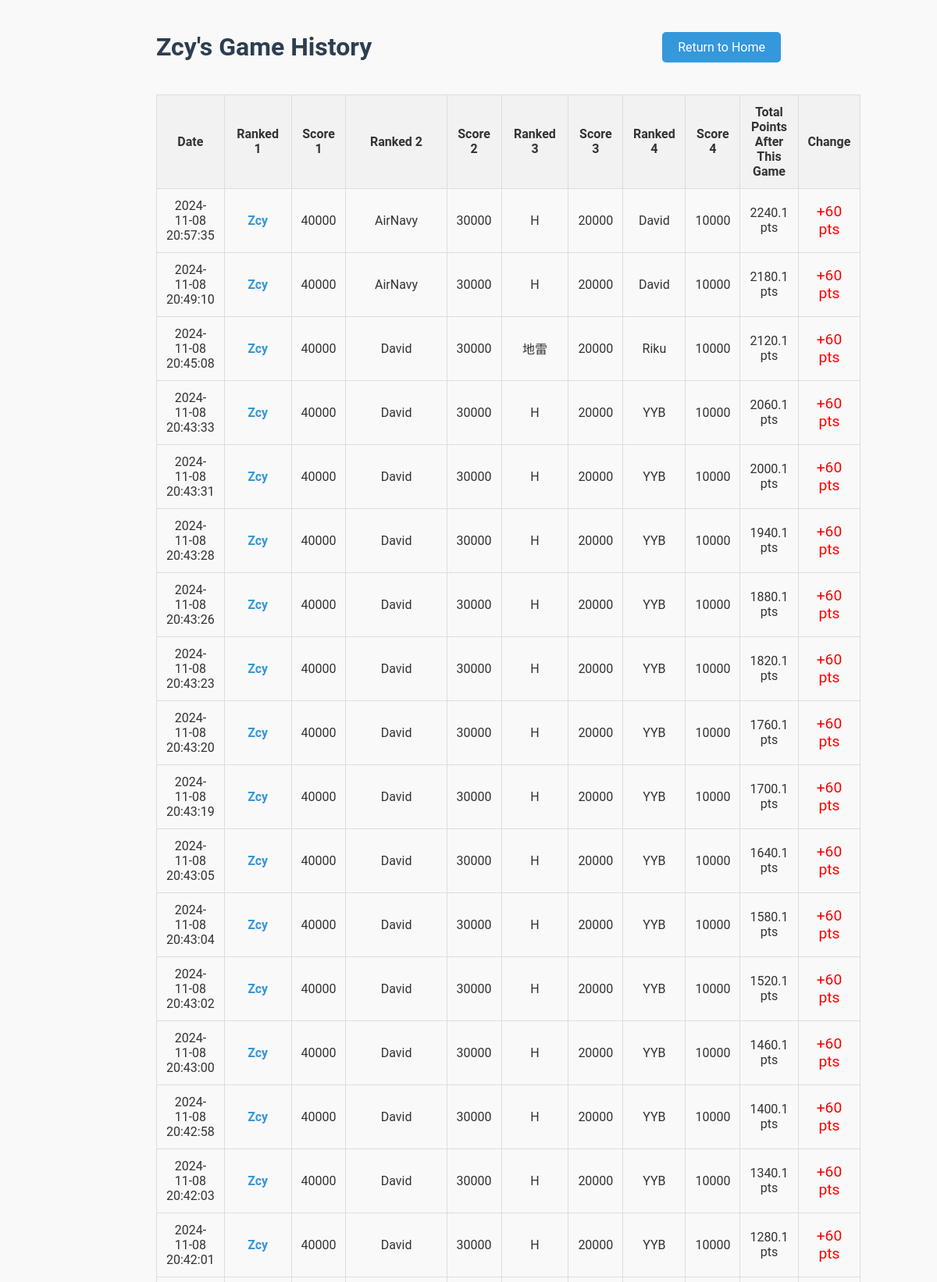
Screenshot of /player/Zcy (upper part) with the database file from the repository.
### tables this page shows
CREATE TABLE games (
    game_id INTEGER PRIMARY KEY AUTOINCREMENT,
    player1 TEXT NOT NULL,
    player2 TEXT NOT NULL,
    player3 TEXT NOT NULL,
    player4 TEXT NOT NULL,
    raw_score1 INTEGER NOT NULL,
    raw_score2 INTEGER NOT NULL,
    raw_score3 INTEGER NOT NULL,
    raw_score4 INTEGER NOT NULL,
    final_score1 INTEGER NOT NULL,
    final_score2 INTEGER NOT NULL,
    final_score3 INTEGER NOT NULL,
    final_score4 INTEGER NOT NULL,
    game_date TIMESTAMP DEFAULT CURRENT_TIMESTAMP
);

### app.py (the view)
@app.route("/player/<player_name>")
def player_statistics(player_name):
    player_name = unquote(player_name)  # Decode the URL-encoded player name
    conn = get_db_connection()
    cursor = conn.cursor()
    cursor.execute("""
    SELECT game_date, player1, player2, player3, player4,
           raw_score1, raw_score2, raw_score3, raw_score4,
           final_score1, final_score2, final_score3, final_score4
    FROM games
    WHERE ? IN (player1, player2, player3, player4)
    ORDER BY game_date DESC
    """, (player_name,))
    games = cursor.fetchall()
    running_total = 0
    processed_games = []
    for game in reversed(games):
        players_and_scores = [
            (game['player1'], game['raw_score1'], game['final_score1']),
            (game['player2'], game['raw_score2'], game['final_score2']),
            (game['player3'], game['raw_score3'], game['final_score3']),
            (game['player4'], game['raw_score4'], game['final_score4'])
        ]
        players_and_scores.sort(key=lambda x: x[2], reverse=True)  # Sort by final score
        current_game_points = None
        for player, raw_score, final_score in players_and_scores:
            if player == player_name:
                current_game_points = final_score
                break
        previous_total = running_total
        running_total += current_game_points  # Update cumulative points
        processed_games.append({
            'game_date': game['game_date'],
            'players_and_scores': players_and_scores,
            'point_change': round(current_game_points, 1),
            'previous_total': round(previous_total, 1),
            'total_points_after_game': round(running_total, 1)  # Round the running total
        })
    processed_games.reverse()
    conn.close()
    return render_template("player_statistics.html", player_name=player_name, games=processed_games)

### app.py (called while the page is built)
def get_db_connection():
    conn = sqlite3.connect('mahjong.db')
    conn.row_factory = sqlite3.Row  # Return rows as dictionaries
    return conn

### templates/player_statistics.html (shortened to what this page needs)
<!DOCTYPE html>
<html lang="en">
<head>
</head>
<body>
    <div class="container">
        <div class="header-row">
            <h1>{{ player_name }}'s Game History</h1>
            <div class="return-button">
                <a href="{{ url_for('home') }}">Return to Home</a>
            </div>
        </div>
        <table>
            <tr>
                <th>Date</th>
                <th>Ranked 1</th>
                <th>Score 1</th>
                <th>Ranked 2</th>
                <th>Score 2</th>
                <th>Ranked 3</th>
                <th>Score 3</th>
                <th>Ranked 4</th>
                <th>Score 4</th>
                <th>Total Points After This Game</th>
                <th>Change</th>
            </tr>
            {% for game in games %}
            <tr>
                <td>{{ game['game_date'] }}</td>
                {% for player, raw_score, final_score in game['players_and_scores'] %}
                <td class="{% if player == player_name %}player-highlight{% endif %}">
                    {{ player }}
                </td>
                <td>{{ raw_score }}</td>
                {% endfor %}
                <td>{{ '%.1f' % game['total_points_after_game'] }} pts</td>
                <td class="point-change {% if game['point_change'] > 0 %}positive-change{% else %}negative-change{% endif %}">
                    {% if game['point_change'] > 0 %}+{% endif %}{{ game['point_change'] }} pts
                </td>
            </tr>
            {% endfor %}
        </table>
    </div>
</body>
</html>

### templates/player_statistics.html (style rules this page uses)
body { font-family: 'Roboto', sans-serif; background-color: #f9f9f9; color: #333; margin: 0; padding: 20px; }
.container { max-width: 800px; margin: 0 auto; }
.header-row { display: flex; justify-content: space-between; align-items: center; margin-bottom: 20px; }
h1 { color: #2c3e50; }
table { width: 100%; border-collapse: collapse; margin-top: 20px; }
th, td { padding: 12px; border: 1px solid #ddd; text-align: center; }
th { background-color: #f2f2f2; }
.player-highlight { font-weight: bold; color: #3498db; }
.point-change { font-size: 1.2em; }
.positive-change { color: red; }
.return-button a { text-decoration: none; background-color: #3498db; color: #ffffff; padding: 10px 20px; border-radius: 5px; transition: background-color 0.3s; }

### rows the page displays
games: game_date "2024-11-08 20:57:35", player1 "Zcy", raw_score1 "40000", player3 "AirNavy", raw_score3 "30000", player2 "H", raw_score2 "20000", player4 "David", raw_score4 "10000", total_points_after_game "2240.1", point_change "60"
games: game_date "2024-11-08 20:49:10", player1 "Zcy", raw_score1 "40000", player3 "AirNavy", raw_score3 "30000", player2 "H", raw_score2 "20000", player4 "David", raw_score4 "10000", total_points_after_game "2180.1", point_change "60"
games: game_date "2024-11-08 20:45:08", player1 "Zcy", raw_score1 "40000", player3 "David", raw_score3 "30000", player2 "地雷", raw_score2 "20000", player4 "Riku", raw_score4 "10000", total_points_after_game "2120.1", point_change "60"
games: game_date "2024-11-08 20:43:33", player1 "Zcy", raw_score1 "40000", player2 "David", raw_score2 "30000", player3 "H", raw_score3 "20000", player4 "YYB", raw_score4 "10000", total_points_after_game "2060.1", point_change "60"
games: game_date "2024-11-08 20:43:31", player1 "Zcy", raw_score1 "40000", player2 "David", raw_score2 "30000", player3 "H", raw_score3 "20000", player4 "YYB", raw_score4 "10000", total_points_after_game "2000.1", point_change "60"
games: game_date "2024-11-08 20:43:28", player1 "Zcy", raw_score1 "40000", player2 "David", raw_score2 "30000", player3 "H", raw_score3 "20000", player4 "YYB", raw_score4 "10000", total_points_after_game "1940.1", point_change "60"
games: game_date "2024-11-08 20:43:26", player1 "Zcy", raw_score1 "40000", player2 "David", raw_score2 "30000", player3 "H", raw_score3 "20000", player4 "YYB", raw_score4 "10000", total_points_after_game "1880.1", point_change "60"
games: game_date "2024-11-08 20:43:23", player1 "Zcy", raw_score1 "40000", player2 "David", raw_score2 "30000", player3 "H", raw_score3 "20000", player4 "YYB", raw_score4 "10000", total_points_after_game "1820.1", point_change "60"
games: game_date "2024-11-08 20:43:20", player1 "Zcy", raw_score1 "40000", player2 "David", raw_score2 "30000", player3 "H", raw_score3 "20000", player4 "YYB", raw_score4 "10000", total_points_after_game "1760.1", point_change "60"
games: game_date "2024-11-08 20:43:19", player1 "Zcy", raw_score1 "40000", player2 "David", raw_score2 "30000", player3 "H", raw_score3 "20000", player4 "YYB", raw_score4 "10000", total_points_after_game "1700.1", point_change "60"
games: game_date "2024-11-08 20:43:05", player1 "Zcy", raw_score1 "40000", player2 "David", raw_score2 "30000", player3 "H", raw_score3 "20000", player4 "YYB", raw_score4 "10000", total_points_after_game "1640.1", point_change "60"
games: game_date "2024-11-08 20:43:04", player1 "Zcy", raw_score1 "40000", player2 "David", raw_score2 "30000", player3 "H", raw_score3 "20000", player4 "YYB", raw_score4 "10000", total_points_after_game "1580.1", point_change "60"
games: game_date "2024-11-08 20:43:02", player1 "Zcy", raw_score1 "40000", player2 "David", raw_score2 "30000", player3 "H", raw_score3 "20000", player4 "YYB", raw_score4 "10000", total_points_after_game "1520.1", point_change "60"
games: game_date "2024-11-08 20:43:00", player1 "Zcy", raw_score1 "40000", player2 "David", raw_score2 "30000", player3 "H", raw_score3 "20000", player4 "YYB", raw_score4 "10000", total_points_after_game "1460.1", point_change "60"
games: game_date "2024-11-08 20:42:58", player1 "Zcy", raw_score1 "40000", player2 "David", raw_score2 "30000", player3 "H", raw_score3 "20000", player4 "YYB", raw_score4 "10000", total_points_after_game "1400.1", point_change "60"
games: game_date "2024-11-08 20:42:03", player1 "Zcy", raw_score1 "40000", player2 "David", raw_score2 "30000", player3 "H", raw_score3 "20000", player4 "YYB", raw_score4 "10000", total_points_after_game "1340.1", point_change "60"
games: game_date "2024-11-08 20:42:01", player1 "Zcy", raw_score1 "40000", player2 "David", raw_score2 "30000", player3 "H", raw_score3 "20000", player4 "YYB", raw_score4 "10000", total_points_after_game "1280.1", point_change "60"

### other values shown
{{ player_name }} "Zcy"
